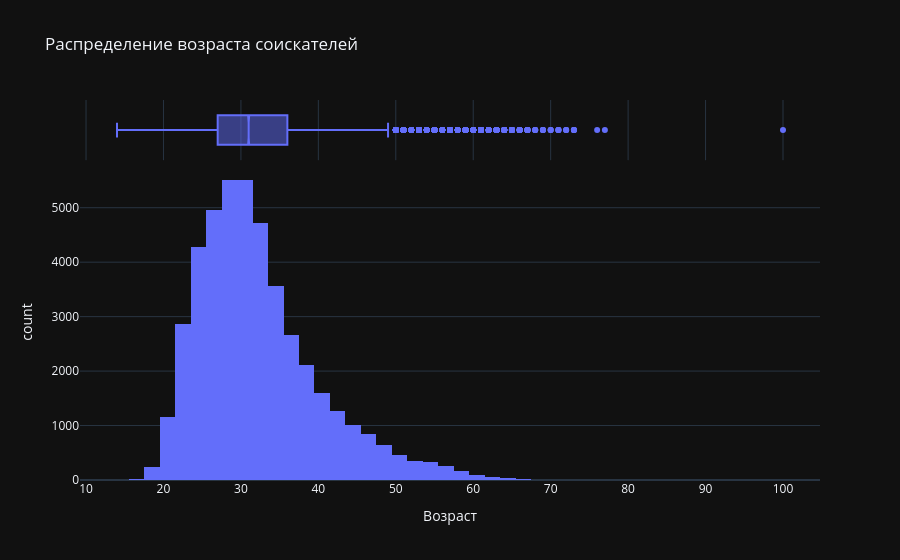

The cell this chart's notebook holds for it:
### Markdown cell above
1. Постройте распределение признака **"Возраст"**. Опишите распределение, отвечая на следующие вопросы: чему равна мода распределения, каковы предельные значения признака, в каком примерном интервале находится возраст большинства соискателей? Есть ли аномалии для признака возраста, какие значения вы бы причислили к их числу?
*Совет: постройте гистограмму и коробчатую диаграмму рядом.*

### Code cell
fig = px.histogram(hh_data_frame_copy, x='Возраст', nbins=60, marginal='box', title='Распределение возраста соискателей')
fig.show()

### Figure 1 — Plotly figure (JSON) as saved in the notebook; plotly's stock layout.template omitted (floating-point values rounded to 4 significant figures; data arrays with more than 128 entries replaced by an {"elided": "..."} marker saying what was removed)
{"data": [{"bingroup": "x", "hovertemplate": "Возраст=%{x}<br>count=%{y}<extra></extra>", "legendgroup": "", "marker": {"color": "#636efa", "pattern": {"shape": ""}}, "name": "", "nbinsx": 60, "orientation": "v", "showlegend": false, "x": {"elided": "44744 int values"}, "xaxis": "x", "yaxis": "y", "type": "histogram"}, {"hovertemplate": "Возраст=%{x}<extra></extra>", "legendgroup": "", "marker": {"color": "#636efa"}, "name": "", "notched": true, "showlegend": false, "x": {"elided": "44744 int values"}, "xaxis": "x2", "yaxis": "y2", "type": "box"}], "layout": {"xaxis": {"anchor": "y", "domain": [0.0, 1.0], "title": {"text": "Возраст"}}, "yaxis": {"anchor": "x", "domain": [0.0, 0.8316], "title": {"text": "count"}}, "xaxis2": {"anchor": "y2", "domain": [0.0, 1.0], "matches": "x", "showticklabels": false, "showgrid": true}, "yaxis2": {"anchor": "x2", "domain": [0.8416, 1.0], "matches": "y2", "showticklabels": false, "showline": false, "ticks": "", "showgrid": false}, "legend": {"tracegroupgap": 0}, "title": {"text": "Распределение возраста соискателей"}, "barmode": "relative"}}
